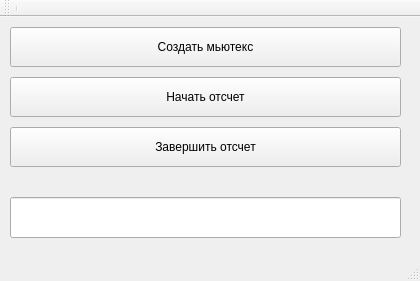
<?xml version="1.0" encoding="UTF-8"?>
<ui version="4.0">
 <class>MainWindow</class>
 <widget class="QMainWindow" name="MainWindow">
  <property name="geometry">
   <rect>
    <x>0</x>
    <y>0</y>
    <width>420</width>
    <height>281</height>
   </rect>
  </property>
  <property name="windowTitle">
   <string>MainWindow</string>
  </property>
  <widget class="QWidget" name="centralWidget">
   <widget class="QPushButton" name="pushButton_Create">
    <property name="geometry">
     <rect>
      <x>10</x>
      <y>10</y>
      <width>391</width>
      <height>40</height>
     </rect>
    </property>
    <property name="text">
     <string>Создать мьютекс</string>
    </property>
    <property name="autoRepeatDelay">
     <number>300</number>
    </property>
   </widget>
   <widget class="QPushButton" name="pushButton_start">
    <property name="geometry">
     <rect>
      <x>10</x>
      <y>60</y>
      <width>391</width>
      <height>40</height>
     </rect>
    </property>
    <property name="sizePolicy">
     <sizepolicy hsizetype="Preferred" vsizetype="Fixed">
      <horstretch>0</horstretch>
      <verstretch>0</verstretch>
     </sizepolicy>
    </property>
    <property name="text">
     <string>Начать отсчет</string>
    </property>
    <property name="autoRepeatDelay">
     <number>300</number>
    </property>
   </widget>
   <widget class="QPushButton" name="pushButton_end">
    <property name="geometry">
     <rect>
      <x>10</x>
      <y>110</y>
      <width>391</width>
      <height>40</height>
     </rect>
    </property>
    <property name="text">
     <string>Завершить отсчет</string>
    </property>
    <property name="autoRepeatDelay">
     <number>300</number>
    </property>
   </widget>
   <widget class="QLineEdit" name="lineEdit">
    <property name="geometry">
     <rect>
      <x>10</x>
      <y>180</y>
      <width>391</width>
      <height>41</height>
     </rect>
    </property>
   </widget>
  </widget>
  <widget class="QMenuBar" name="menuBar">
   <property name="geometry">
    <rect>
     <x>0</x>
     <y>0</y>
     <width>420</width>
     <height>21</height>
    </rect>
   </property>
  </widget>
  <widget class="QToolBar" name="mainToolBar">
   <attribute name="toolBarArea">
    <enum>TopToolBarArea</enum>
   </attribute>
   <attribute name="toolBarBreak">
    <bool>false</bool>
   </attribute>
   <addaction name="separator"/>
  </widget>
  <widget class="QStatusBar" name="statusBar"/>
 </widget>
 <layoutdefault spacing="6" margin="11"/>
 <resources/>
 <connections/>
</ui>
